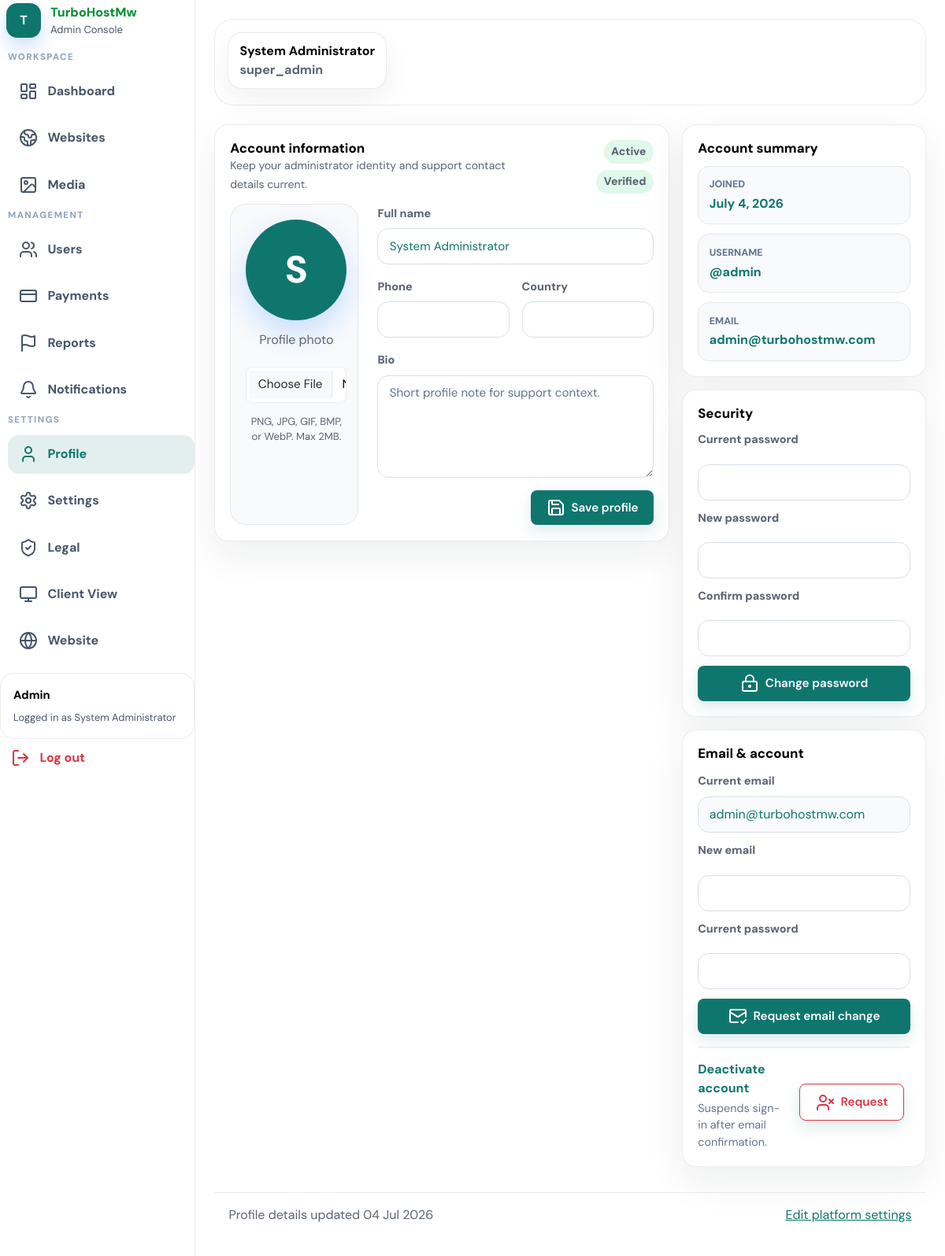
Screenshot of /profile (signed in) with the database file from the repository.
### tables this page shows
CREATE TABLE users (
    id INT AUTO_INCREMENT PRIMARY KEY,
    fullname VARCHAR(150) NOT NULL,
    username VARCHAR(50) UNIQUE NOT NULL,
    email VARCHAR(150) UNIQUE NOT NULL,
    phone VARCHAR(30),
    country VARCHAR(100),
    password VARCHAR(255) NOT NULL,
    avatar VARCHAR(255) DEFAULT 'default.png',
    bio VARCHAR(500) NULL,
    role ENUM('user', 'premium', 'moderator', 'admin', 'super_admin') DEFAULT 'user',
    account_status ENUM('active', 'pending', 'suspended', 'banned') DEFAULT 'pending',
    email_verified BOOLEAN DEFAULT FALSE,
    created_at TIMESTAMP DEFAULT CURRENT_TIMESTAMP,
    updated_at TIMESTAMP DEFAULT CURRENT_TIMESTAMP ON UPDATE CURRENT_TIMESTAMP
);

### app/Core/View.php (called while the page is built, shortened)
<?php
class View
{
    public static function render(string $view, array $data = [], string $layout = 'layouts/main'): string
    {
        $viewPath = APP_PATH . DIRECTORY_SEPARATOR . 'Views' . DIRECTORY_SEPARATOR . $view . '.php';
        extract($data, EXTR_SKIP);
        require $viewPath;
        return ob_get_clean();
    }
}

### app/Core/App.php (called while the page is built, shortened)
<?php
class App
{
    public function run(): void
    {
        $config = require __DIR__ . '/../Config/app.php';
        $routes = require __DIR__ . '/../Config/routes.php';
        Router::dispatch(
            $_SERVER['REQUEST_URI'] ?? '/',
            $_SERVER['REQUEST_METHOD'] ?? 'GET',
            $routes,
            $config
        );
    }
}

### public/index.php (called while the page is built, shortened)
<?php
$app = new App\Core\App();
$app->run();

### app/Core/Database.php (called while the page is built, shortened)
<?php
final class Database
{
    private static ?PDO $connection = null;
    public static function connection(): PDO
    {
        if (self::$connection instanceof PDO) {
            return self::$connection;
        }
        $config = require APP_PATH . DIRECTORY_SEPARATOR . 'Config' . DIRECTORY_SEPARATOR . 'database.php';
        self::$connection = new PDO(
            $config['dsn'],
            $config['username'],
            $config['password'],
            $config['options']
        );
        return self::$connection;
    }
}

### app/Core/Session.php (called while the page is built, shortened)
<?php
class Session
{
    public static function get(string $key, mixed $default = null): mixed
    {
        return $_SESSION[$key] ?? $default;
    }
}

### app/Services/AuthService.php (called while the page is built, shortened)
<?php
class AuthService
{
    public static function id(): ?int
    {
        $userId = Session::get('user_id');
        return $userId ? (int) $userId : null;
    }
}

### app/Models/ClientDashboardRepository.php (called while the page is built, shortened)
<?php
class ClientDashboardRepository
{
    private PDO $database;
    public function __construct(?PDO $database = null)
    {
        $this->database = $database ?? Database::connection();
    }
    public function user(int $userId): ?array
    {
        $statement = $this->database->prepare(
            'SELECT id, fullname, username, email, phone, country, avatar, bio, role, account_status, email_verified, created_at
             FROM users
             WHERE id = :id
             LIMIT 1'
        );
        $statement->execute(['id' => $userId]);
        $user = $statement->fetch();
        return $user ?: null;
    }
}

### app/Views/admin/profile.php (the view, shortened to what this page needs)
<?php
$joinedAt = isset($user['created_at']) ? date('F j, Y', strtotime($user['created_at'])) : 'N/A';
$isVerified = ((int) ($user['email_verified'] ?? 0)) === 1;
$status = (string) ($user['account_status'] ?? 'pending');
?>
<div class="admin-pro-shell">
  <?php $active = $active ?? 'profile'; include APP_PATH . '/Views/admin/partials/sidebar.php'; ?>
  <section class="admin-pro-main">
    <header class="admin-pro-topbar">
      <div class="admin-pro-topbar-right admin-pro-actions">
        <div class="admin-pro-user">
          <span><?= htmlspecialchars($user['fullname'], ENT_QUOTES, 'UTF-8') ?></span>
          <strong><?= htmlspecialchars($user['role'], ENT_QUOTES, 'UTF-8') ?></strong>
        </div>
      </div>
    </header>
    <div class="profile-layout">
      <section class="admin-pro-card profile-panel">
        <div class="admin-pro-card-head">
          <div>
            <h2>Account information</h2>
            <span>Keep your administrator identity and support contact details current.</span>
          </div>
          <div class="profile-status-stack">
            <span class="status-chip <?= htmlspecialchars($status, ENT_QUOTES, 'UTF-8') ?>"><?= htmlspecialchars($status, ENT_QUOTES, 'UTF-8') ?></span>
            <span class="status-chip <?= $isVerified ? 'active' : 'pending' ?>"><?= $isVerified ? 'Verified' : 'Unverified' ?></span>
          </div>
        </div>
        <form method="POST" action="<?= htmlspecialchars(($app['base_url'] ?? '') . '/profile/update', ENT_QUOTES, 'UTF-8') ?>" enctype="multipart/form-data">
          <div class="row g-4">
            <div class="col-lg-4">
              <?php include APP_PATH . '/Views/partials/profile/avatar.php'; ?>
            </div>
            <div class="col-lg-8">
              <?php include APP_PATH . '/Views/partials/profile/details.php'; ?>
            </div>
          </div>
        </form>
      </section>
      <aside class="profile-side">
        <section class="admin-pro-card">
          <div class="admin-pro-card-head"><h2>Account summary</h2></div>
          <div class="profile-summary-list">
            <div><span>Joined</span><strong><?= htmlspecialchars($joinedAt, ENT_QUOTES, 'UTF-8') ?></strong></div>
            <div><span>Username</span><strong>@<?= htmlspecialchars($user['username'], ENT_QUOTES, 'UTF-8') ?></strong></div>
            <div><span>Email</span><strong><?= htmlspecialchars($user['email'], ENT_QUOTES, 'UTF-8') ?></strong></div>
          </div>
        </section>
        <section class="admin-pro-card">
          <div class="admin-pro-card-head"><h2>Security</h2></div>
          <form method="POST" action="<?= htmlspecialchars(($app['base_url'] ?? '') . '/profile/change-password', ENT_QUOTES, 'UTF-8') ?>">
            <?php include APP_PATH . '/Views/partials/profile/security.php'; ?>
          </form>
        </section>
        <section class="admin-pro-card">
          <div class="admin-pro-card-head"><h2>Email & account</h2></div>
          <form method="POST" action="<?= htmlspecialchars(($app['base_url'] ?? '') . '/profile/change-email', ENT_QUOTES, 'UTF-8') ?>">
            <?php include APP_PATH . '/Views/partials/profile/email.php'; ?>
          </form>
          <?php include APP_PATH . '/Views/partials/profile/deactivate.php'; ?>
        </section>
      </aside>
    </div>
    <footer class="admin-pro-footer">
      <span>Profile details updated <?= htmlspecialchars(date('d M Y'), ENT_QUOTES, 'UTF-8') ?></span>
      <span><a href="<?= htmlspecialchars(($app['base_url'] ?? '') . '/admin/settings', ENT_QUOTES, 'UTF-8') ?>">Edit platform settings</a></span>
    </footer>
  </section>
</div>

### app/Views/partials/profile/avatar.php
<?php
$avatar = (string) ($user['avatar'] ?? '');
$hasAvatar = $avatar !== '' && $avatar !== 'default.png';
?>
<div class="profile-avatar-panel">
  <div class="profile-avatar-preview">
    <?php if ($hasAvatar): ?>
      <img src="<?= htmlspecialchars(($app['base_url'] ?? '') . '/' . $avatar, ENT_QUOTES, 'UTF-8') ?>" alt="Profile avatar">
    <?php else: ?>
      <span><?= htmlspecialchars(strtoupper(substr((string) $user['fullname'], 0, 1)), ENT_QUOTES, 'UTF-8') ?></span>
    <?php endif; ?>
  </div>
  <label class="form-label" for="avatar">Profile photo</label>
  <input id="avatar" type="file" name="avatar" accept="image/png,image/jpeg,image/gif,image/bmp,image/webp" class="form-control">
  <small>PNG, JPG, GIF, BMP, or WebP. Max 2MB.</small>
</div>

### app/Views/partials/profile/details.php (shortened to what this page needs)
<div class="row g-3 profile-form-grid">
  <div class="col-md-12">
    <label class="form-label" for="fullname">Full name</label>
    <input class="form-control" id="fullname" name="fullname" value="<?= htmlspecialchars($user['fullname'], ENT_QUOTES, 'UTF-8') ?>" required maxlength="150">
  </div>
  <div class="col-md-6">
    <label class="form-label" for="phone">Phone</label>
    <input class="form-control" id="phone" name="phone" value="<?= htmlspecialchars($user['phone'] ?? '', ENT_QUOTES, 'UTF-8') ?>" maxlength="30">
  </div>
  <div class="col-md-6">
    <label class="form-label" for="country">Country</label>
    <input class="form-control" id="country" name="country" value="<?= htmlspecialchars($user['country'] ?? '', ENT_QUOTES, 'UTF-8') ?>" list="country-list" maxlength="100">
  </div>
  <div class="col-12">
    <label class="form-label" for="bio">Bio</label>
    <textarea class="form-control" id="bio" name="bio" rows="4" maxlength="500" placeholder="Short profile note for support context."><?= htmlspecialchars($user['bio'] ?? '', ENT_QUOTES, 'UTF-8') ?></textarea>
  </div>
  <div class="col-12 text-end">
    <button class="btn btn-primary profile-save-button" type="submit"><i data-lucide="save"></i> Save profile</button>
  </div>
</div>

### app/Views/partials/profile/email.php
<div class="profile-compact-form">
  <div>
    <label class="form-label">Current email</label>
    <div class="profile-readonly"><?= htmlspecialchars($user['email'], ENT_QUOTES, 'UTF-8') ?></div>
  </div>
  <label class="form-label" for="new_email">New email</label>
  <input class="form-control" id="new_email" type="email" name="new_email" autocomplete="email">
  <label class="form-label" for="email_current_password">Current password</label>
  <input class="form-control" id="email_current_password" type="password" name="current_password" autocomplete="current-password">
  <button class="btn btn-primary w-100" type="submit"><i data-lucide="mail-check"></i> Request email change</button>
</div>

### rows the page displays
users: fullname "System Administrator", role "super_admin", account_status "Active", fullname "S", created_at "July 4, 2026", username "admin", email "admin@turbohostmw.com"
